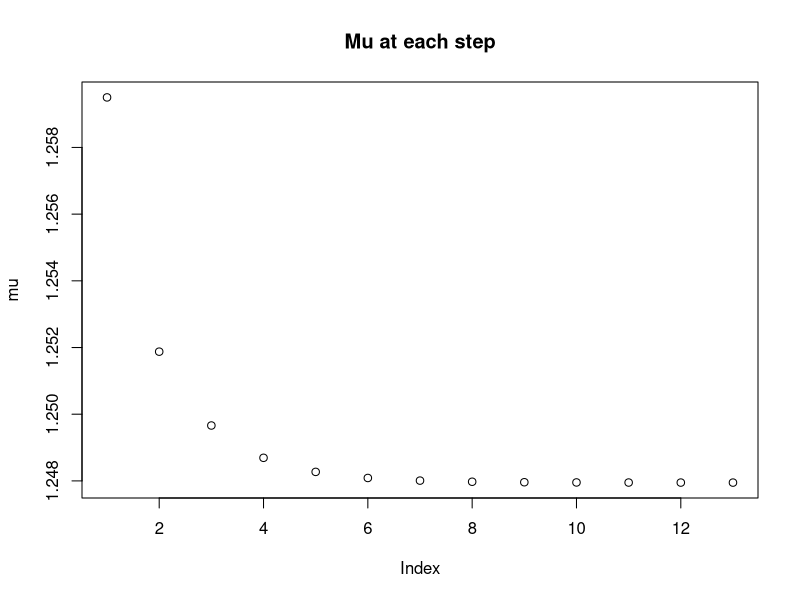
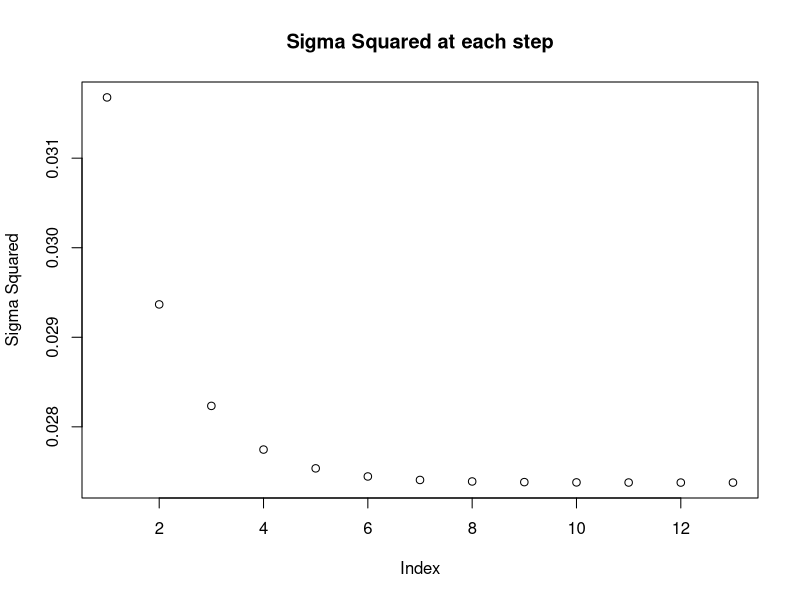
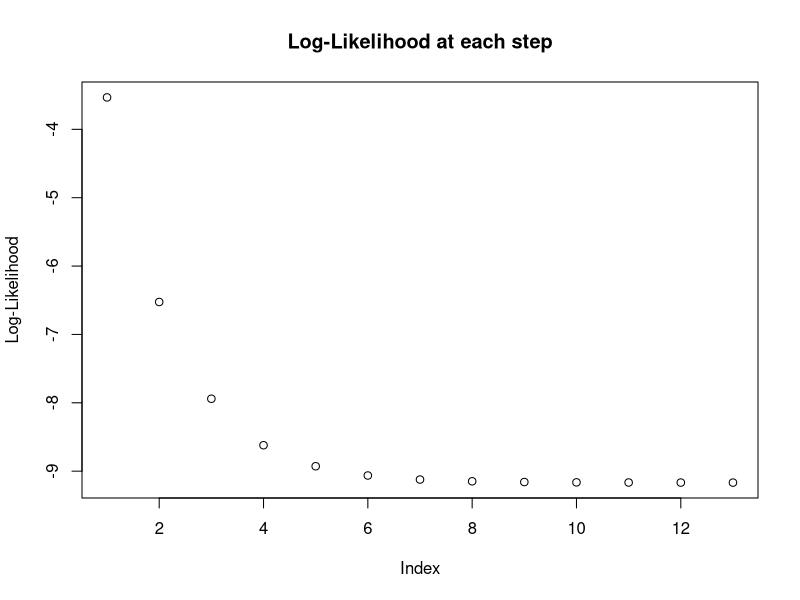

Source code (R) for these figures, in order:
## ---- chunk 1
#initializing data
n=10
data=c(0.978,1.011,1.151,1.204,1.214,1.305,1.323)
c=max(data)
r=n-length(data)
delta=1e-6
mu=median(c(data,rep(Inf,r))) #initial guess for mu
sigma_sq=sum((c(data,data[1:r])-mu)^2)/n #initial guess for sigma^2

#initializing likelihood function
f <- function(x, mu=0, sigma_sq=1){
  return(dnorm(x,mean=mu,sd=sqrt(sigma_sq)))
}

#the right truncated normal pdf
f_trunc <- function(x,c=x,mu=0,sigma_sq=1){
  if(x < c)
    return(0)
  return(f(x,mu,sigma_sq)/(1-pnorm(c,mu,sqrt(sigma_sq))))
}

#log likelihood values
inc_log_like= log(choose(n,r))+sum(log(f(data,mu[1],sigma_sq[1])))+r*log(1-pnorm(c,mu[1],sigma_sq[1]))
## ---- chunk 2
#conditions for the while loop.
check_conditions <- function(params,iter,delta){
  if(iter==1)
    return(T)
  return(max(abs(params[iter,]-params[iter-1,])) > delta)
}
## ---- chunk 3
#initialize iterations
iter=1
params=c(mu,sigma_sq)
while(check_conditions(params,iter,delta)){
  #new estimates for the mean and variance
  new_mu=(sum(data)+r*(mu[iter]+sigma_sq[iter]*f_trunc(c,mu=mu[iter],sigma_sq=sigma_sq[iter])))/n
  new_sigma_sq=(sum((data-new_mu)^2)+
    r*(mu[iter]^2 + sigma_sq[iter]*(1+(c+mu[iter])*f_trunc(c,mu=mu[iter],sigma_sq=sigma_sq[iter]))
       -2*new_mu*(mu[iter]+sigma_sq[iter]*f_trunc(c,mu=mu[iter],sigma_sq=sigma_sq[iter]))+new_mu^2))/n
  
  #store these new estimates
  mu=c(mu,new_mu)
  sigma_sq=c(sigma_sq,new_sigma_sq)
  params=rbind(params,c(new_mu,new_sigma_sq))
  
  iter=iter+1
  
  #store the log-likelihood
  new_inc_log_like= log(choose(n,r))+sum(log(f(data,mu[iter],sigma_sq[iter])))+r*log(1-pnorm(c,mu[iter],sigma_sq[iter]))
  inc_log_like=c(inc_log_like,new_inc_log_like)
}

data.frame(mu=mu[iter],sigma_squared=sigma_sq[iter])
## ---- chunk 4
#plot the data.
plot(mu,main="Mu at each step")
plot(sigma_sq,ylab="Sigma Squared",main="Sigma Squared at each step")
plot(inc_log_like,ylab="Log-Likelihood",main="Log-Likelihood at each step")
